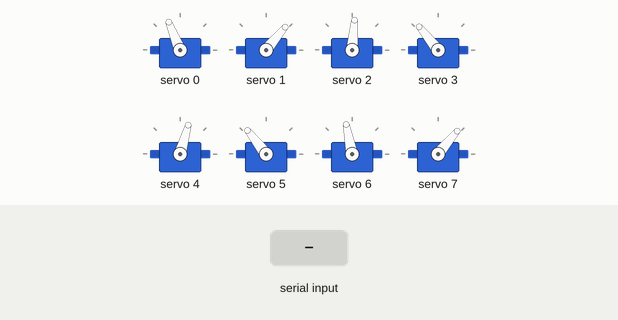
Recording of a sketch running on a simulated ESP32. Parts: 8 × servo. Inputs (shaded band) come from the test bench. What the sketch prints to the serial monitor is not drawn.

Above: at 12.2 s.
12.3 s: "2" received over Serial
At 13.09 s:
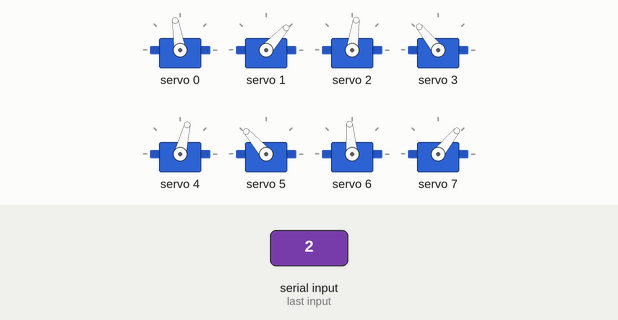
At 14.04 s:
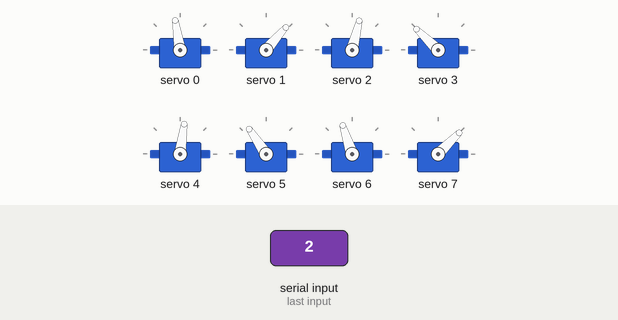
15.3 s: "1" received over Serial
18.3 s: "0" received over Serial
At 18.3 s:
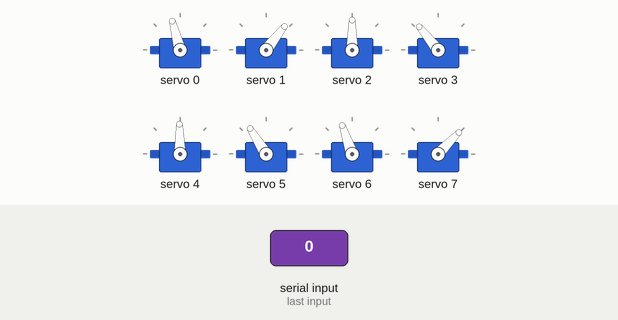
Timing chart, 0 to 21.3 s (numbered marks = the images above; inputs shaded):
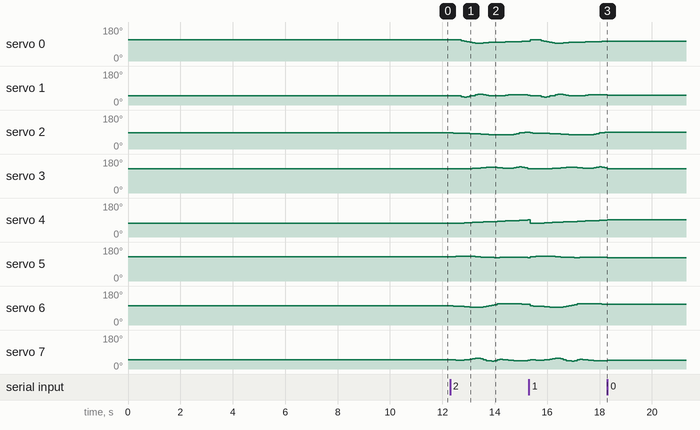

The sketch:

3D_SS_21.ino
```cpp
// HOW TO:
// ------------------------------
// Serial input = 2 -> Steps through gait sequence once and stops at the end.
// Serial input = 1 -> Steps through gait sequence in a loop.
// Serial input = 0 -> Stops infinite loop at the node where it is at that moment

//Gait template
#include <Wire.h>
#include <Adafruit_PWMServoDriver.h>

Adafruit_PWMServoDriver pca9685 = Adafruit_PWMServoDriver();

#define SERVO_FREQ 300
#define SER0 0 //Hip 1
#define SER1 1 //Knee 1
#define SER2 2 //Hip 2
#define SER3 3 //Knee 2
#define SER4 4 //Hip 3
#define SER5 5 //Knee 3
#define SER6 6 //Hip 4
#define SER7 7 //Knee 4


// Insert servo angles here:
// For 3D gaits, these angles are obtained from linearisation.py
// For 2D gaits, these angles are obtained from 2D_trajectory_reader.py
float SS_servo0[] = {-0.44717396, -0.46227239, -0.47575685, -0.43709776, -0.36253599, -0.28078688, -0.19468392, -0.12418845, -0.07481472, -0.03962981, -0.01332907, -0.01837182, -0.05255555, -0.08448842, -0.10672175, -0.12302022, -0.13758571, -0.14829132, -0.15927913, -0.17285321, -0.18365548, -0.19351963, -0.20251045, -0.21378508, -0.22659228, -0.2402809 , -0.25425284, -0.27046273, -0.28963956, -0.31037304, -0.33208567, -0.35486282, -0.375995  , -0.39421852, -0.4081079 , -0.41753713, -0.42596944, -0.43217705, -0.43876515, -0.44346229};
float SS_servo1[] = {0.90084986, 0.89734806, 0.92023816, 0.97358771, 1.05604396, 1.09555156, 1.03325834, 0.96412363, 0.8924761 , 0.81609417, 0.75723006, 0.75846788, 0.8187828 , 0.87337183, 0.90852396, 0.92966858, 0.94236871, 0.94426846, 0.92970893, 0.90055268, 0.86603922, 0.83505859, 0.81302386, 0.80648573, 0.81620477, 0.82800979, 0.83193993, 0.83960779, 0.85560012, 0.87735936, 0.90345906, 0.93032014, 0.95051897, 0.96438062, 0.9714361 , 0.97023629, 0.96659794, 0.96224169, 0.94616869, 0.90955838};
float SS_servo2[] = {-0.23389169, -0.24621611, -0.26186835, -0.2715343 , -0.27955164, -0.28565977, -0.29343852, -0.30610103, -0.3231788 , -0.34294288, -0.36324844, -0.38521939, -0.40729184, -0.42587611, -0.43836855, -0.44441833, -0.44739454, -0.44766243, -0.45060792, -0.45682079, -0.46773816, -0.46660345, -0.43660483, -0.38343859, -0.3100036 , -0.23760535, -0.18204056, -0.14795085, -0.11425897, -0.08299572, -0.0651748 , -0.07840673, -0.11274532, -0.14350685, -0.16418779, -0.18033248, -0.19389671, -0.20212442, -0.21337907, -0.22705211};
float SS_servo3[] = {0.81484331, 0.8044398 , 0.78832994, 0.77693864, 0.77961015, 0.78390423, 0.78971684, 0.80652977, 0.82956561, 0.85588209, 0.88553809, 0.91811307, 0.94715882, 0.96814231, 0.9793846 , 0.97770925, 0.96663247, 0.94861656, 0.92084059, 0.88211521, 0.85336367, 0.84135025, 0.86340917, 0.91312686, 0.99149984, 1.02797816, 0.96718924, 0.89135939, 0.81640968, 0.74405857, 0.6968877 , 0.70724385, 0.7593036 , 0.80287718, 0.82593739, 0.83945841, 0.84644001, 0.84389548, 0.83615921, 0.81748859};
float SS_servo4[] = {0.47950432, 0.47316238, 0.46442315, 0.45696154, 0.45386584, 0.44977852, 0.44200115, 0.43054143, 0.41394214, 0.39405982, 0.37450929, 0.35576884, 0.33627722, 0.31978115, 0.30737841, 0.29494836, 0.28356719, 0.27484267, 0.26236902, 0.24433201, 0.2244549 , 0.20652006, 0.19129604, 0.17786002, 0.16816828, 0.15578224, 0.13450607, 0.10695649, 0.07203224, 0.04218929, 0.04468074, 0.07423211, 0.11119805, 0.16386749, 0.23303012, 0.30429616, 0.37194142, 0.4444608 , 0.4842256 , 0.48165405};
float SS_servo5[] = {-1.00733781, -1.02902099, -1.06101261, -1.07881249, -1.08686591, -1.08856254, -1.08480416, -1.072733  , -1.05302654, -1.02753172, -1.00004831, -0.97487084, -0.95163852, -0.93434916, -0.92227169, -0.90910934, -0.90227237, -0.90355764, -0.91281536, -0.93035777, -0.94529971, -0.95965142, -0.97010393, -0.97392544, -0.97266357, -0.96516071, -0.94572423, -0.9123002 , -0.85979068, -0.81380988, -0.83611881, -0.91211667, -0.99631634, -1.08032708, -1.14627134, -1.15917017, -1.11167078, -1.02725821, -0.97572852, -0.99734891};
float SS_servo6[] = {0.17743422, 0.17110532, 0.15946807, 0.1453468 , 0.1338374 , 0.12011188, 0.10289697, 0.08206929, 0.05150287, 0.02363071, 0.02416339, 0.05338169, 0.09045391, 0.13729983, 0.2025593 , 0.27320001, 0.34063093, 0.41056069, 0.44619966, 0.4456229 , 0.43879631, 0.43454706, 0.42982316, 0.42335812, 0.41813713, 0.41110724, 0.397694  , 0.37998641, 0.35792712, 0.33390776, 0.30984023, 0.28772717, 0.26756342, 0.25112084, 0.23726568, 0.22473566, 0.21310267, 0.2049803 , 0.193172  , 0.17972617};
float SS_servo7[] = {-0.87992852, -0.90370288, -0.93250813, -0.93758172, -0.92785682, -0.90684211, -0.88038947, -0.84377939, -0.7884491 , -0.73975201, -0.74955094, -0.81438686, -0.89441136, -0.97903382, -1.04655208, -1.0503161 , -0.98944242, -0.89581677, -0.83118743, -0.86919462, -0.90556817, -0.94406378, -0.97304337, -0.98916002, -0.99467065, -0.99770742, -0.9968045 , -0.98845093, -0.96824327, -0.94041052, -0.90993215, -0.88520388, -0.86665122, -0.8553276 , -0.84738834, -0.84069632, -0.83707189, -0.83872754, -0.8467231 , -0.86648038};

int node=0;
int first=0;
int input=0;
int end_time=0;
int time_step=100000;
int steps = sizeof(SS_servo0)/sizeof(SS_servo0[0]);
int one_print = 0;

// -------------------Joint configurations-------------------
int servo0=0;
int servo0_deg=0;
int servo1=0;
int servo1_deg=0;
int servo2=0;
int servo2_deg=0;
int servo3=0;
int servo3_deg=0;
int servo4=0;
int servo4_deg=0;
int servo5=0;
int servo5_deg=0;
int servo6=0;
int servo6_deg=0;
int servo7=0;
int servo7_deg=0;

void setup() {
  Serial.begin(115200);
  pca9685.begin();

  pca9685.setOscillatorFrequency(27000000); //Value between 24MHz and 27MHz, tuned for this setup
  pca9685.setPWMFreq(SERVO_FREQ);
  delay (1000);

  servo0_deg=SS_servo0[0]/3.14159265*180;
  servo0=map(servo0_deg,-38,90,2200,1030);
  servo1_deg=SS_servo1[0]/3.14159265*180;
  servo1=map(servo1_deg,-90,90,2600,950);
  servo2_deg=SS_servo2[0]/3.14159265*180;
  servo2=map(servo2_deg,-38,90,1510,2730);
  servo3_deg=SS_servo3[0]/3.14159265*180;
  servo3=map(servo3_deg,-90,90,1100,2700);
  servo4_deg=SS_servo4[0]/3.14159265*180;
  servo4=map(servo4_deg,-90,38,2700,1500);
  servo5_deg=SS_servo5[0]/3.14159265*180;
  servo5=map(servo5_deg,-90,90,2600,930);
  servo6_deg=SS_servo6[0]/3.14159265*180;
  servo6=map(servo6_deg,-90,38,850,2250);
  servo7_deg=SS_servo7[0]/3.14159265*180;
  servo7=map(servo7_deg,-90,90,920,2620);

  pca9685.setPWM(SER0,0,servo0);
  pca9685.setPWM(SER1,0,servo1);
  pca9685.setPWM(SER2,0,servo2);
  pca9685.setPWM(SER3,0,servo3);
  pca9685.setPWM(SER4,0,servo4);
  pca9685.setPWM(SER5,0,servo5);
  pca9685.setPWM(SER6,0,servo6);
  pca9685.setPWM(SER7,0,servo7);

  Serial.print("Node:");
  Serial.println(node);
  Serial.print("servo0 -> rads:");
  Serial.print(SS_servo0[node]);
  Serial.print("        deg:");
  Serial.print(servo0_deg);
  Serial.print("        us:");
  Serial.println(servo0);
  Serial.print("servo1 -> rads:");
  Serial.print(SS_servo1[node]);
  Serial.print("        deg:");
  Serial.print(servo1_deg);
  Serial.print("        us:");
  Serial.println(servo1);
  Serial.print("servo2 -> rads:");
  Serial.print(SS_servo2[node]);
  Serial.print("        deg:");
  Serial.print(servo2_deg);
  Serial.print("        us:");
  Serial.println(servo2);
  Serial.print("servo3 -> rads:");
  Serial.print(SS_servo3[node]);
  Serial.print("        deg:");
  Serial.print(servo3_deg);
  Serial.print("        us:");
  Serial.println(servo3);
  Serial.print("servo4 -> rads:");
  Serial.print(SS_servo4[node]);
  Serial.print("        deg:");
  Serial.print(servo4_deg);
  Serial.print("        us:");
  Serial.println(servo4);
  Serial.print("servo5 -> rads:");
  Serial.print(SS_servo5[node]);
  Serial.print("        deg:");
  Serial.print(servo5_deg);
  Serial.print("        us:");
  Serial.println(servo5);
  Serial.print("servo6 -> rads:");
  Serial.print(SS_servo6[node]);
  Serial.print("        deg:");
  Serial.print(servo6_deg);
  Serial.print("        us:");
  Serial.println(servo6);
  Serial.print("servo7 -> rads:");
  Serial.print(SS_servo7[node]);
  Serial.print("        deg:");
  Serial.print(servo7_deg);
  Serial.print("        us:");
  Serial.println(servo7);

  Serial.println("10");
  delay(1000);
  Serial.println("9");
  delay(1000);
  Serial.println("8");
  delay(1000);
  Serial.println("7");
  delay(1000);
  Serial.println("6");
  delay(1000);
  Serial.println("5");
  delay(1000);
  Serial.println("4");
  delay(1000);
  Serial.println("3");
  delay(1000);
  Serial.println("2");
  delay(1000);
  Serial.println("1");
  delay(1000);

}

void loop()
{
  if(Serial.available()>0)
  {
    first=Serial.read();
    if(first=='2')
    {
      input=2;
      node=0;
      one_print=1;
    }
    if(first=='1')
    {
      input=1;
      node=0;
      one_print=1;
    }
    if(first=='0')
    {
      input=0;
    }
  }
  if(input==1 or input==2)
  {
      if(esp_timer_get_time()>=end_time)
      {
        servo0_deg=SS_servo0[node]/3.14159265*180;
        servo0=map(servo0_deg,-38,90,2200,1030);
        servo1_deg=SS_servo1[node]/3.14159265*180;
        servo1=map(servo1_deg,-90,90,2600,950);
        servo2_deg=SS_servo2[node]/3.14159265*180;
        servo2=map(servo2_deg,-38,90,1510,2730);
        servo3_deg=SS_servo3[node]/3.14159265*180;
        servo3=map(servo3_deg,-90,90,1100,2700);
        servo4_deg=SS_servo4[node]/3.14159265*180;
        servo4=map(servo4_deg,-90,38,2700,1500);
        servo5_deg=SS_servo5[node]/3.14159265*180;
        servo5=map(servo5_deg,-90,90,2600,930);
        servo6_deg=SS_servo6[node]/3.14159265*180;
        servo6=map(servo6_deg,-90,38,850,2250);
        servo7_deg=SS_servo7[node]/3.14159265*180;
        servo7=map(servo7_deg,-90,90,920,2620);

        pca9685.setPWM(SER0,0,servo0);
        pca9685.setPWM(SER1,0,servo1);
        pca9685.setPWM(SER2,0,servo2);
        pca9685.setPWM(SER3,0,servo3);
        pca9685.setPWM(SER4,0,servo4);
        pca9685.setPWM(SER5,0,servo5);
        pca9685.setPWM(SER6,0,servo6);
        pca9685.setPWM(SER7,0,servo7);

        node+=1;
        if(node>=steps and input==1)
        {
          Serial.print("Input:");
          Serial.println(input);
          node=0;
        }
        if(node>=steps and input==2)
        {
          Serial.print("Input:");
          Serial.println(input);
          input=0;
        }
         end_time=esp_timer_get_time()+time_step;
      }
   }

  if(input == 0)
  {
        pca9685.setPWM(SER0,0,servo0);
        pca9685.setPWM(SER1,0,servo1);
        pca9685.setPWM(SER2,0,servo2);
        pca9685.setPWM(SER3,0,servo3);
        pca9685.setPWM(SER4,0,servo4);
        pca9685.setPWM(SER5,0,servo5);
        pca9685.setPWM(SER6,0,servo6);
        pca9685.setPWM(SER7,0,servo7);

        if(one_print==1)
        {
          Serial.print("Input:");
          Serial.println(input);
          Serial.print("Node:");
          Serial.println(node);
          Serial.print("servo0 -> rads:");
          Serial.print(SS_servo0[node]);
          Serial.print("        deg:");
          Serial.print(servo0_deg);
          Serial.print("        us:");
          Serial.println(servo0);
          Serial.print("servo1 -> rads:");
          Serial.print(SS_servo1[node]);
          Serial.print("        deg:");
          Serial.print(servo1_deg);
          Serial.print("        us:");
          Serial.println(servo1);
          Serial.print("servo2 -> rads:");
          Serial.print(SS_servo2[node]);
          Serial.print("        deg:");
          Serial.print(servo2_deg);
          Serial.print("        us:");
          Serial.println(servo2);
          Serial.print("servo3 -> rads:");
          Serial.print(SS_servo3[node]);
          Serial.print("        deg:");
          Serial.print(servo3_deg);
          Serial.print("        us:");
          Serial.println(servo3);
          Serial.print("servo4 -> rads:");
          Serial.print(SS_servo4[node]);
          Serial.print("        deg:");
          Serial.print(servo4_deg);
          Serial.print("        us:");
          Serial.println(servo4);
          Serial.print("servo5 -> rads:");
          Serial.print(SS_servo5[node]);
          Serial.print("        deg:");
          Serial.print(servo5_deg);
          Serial.print("        us:");
          Serial.println(servo5);
          Serial.print("servo6 -> rads:");
          Serial.print(SS_servo6[node]);
          Serial.print("        deg:");
          Serial.print(servo6_deg);
          Serial.print("        us:");
          Serial.println(servo6);
          Serial.print("servo7 -> rads:");
          Serial.print(SS_servo7[node]);
          Serial.print("        deg:");
          Serial.print(servo7_deg);
          Serial.print("        us:");
          Serial.println(servo7);
          one_print=0;
        }

  }
}
```

Measured:
- after the input at 12.3 s, servo 0: 112° → 113° after 0.21 s, → 112° 0.11 s later, → 108° 0.11 s later, → 105° 0.11 s later, … (19 changes in this stretch); servo 1: 50° → 48° after 0.32 s, → 44° 0.11 s later, → 42° 0.11 s later, → 45° 0.11 s later, … (20 changes in this stretch)
- after the input at 18.3 s, servo 0: stops changing and stays 105°; servo 1: stops changing and stays 52°; servo 2: stops changing and stays 90°; servo 3: stops changing and stays 129°; servo 4: stops changing and stays 91°
